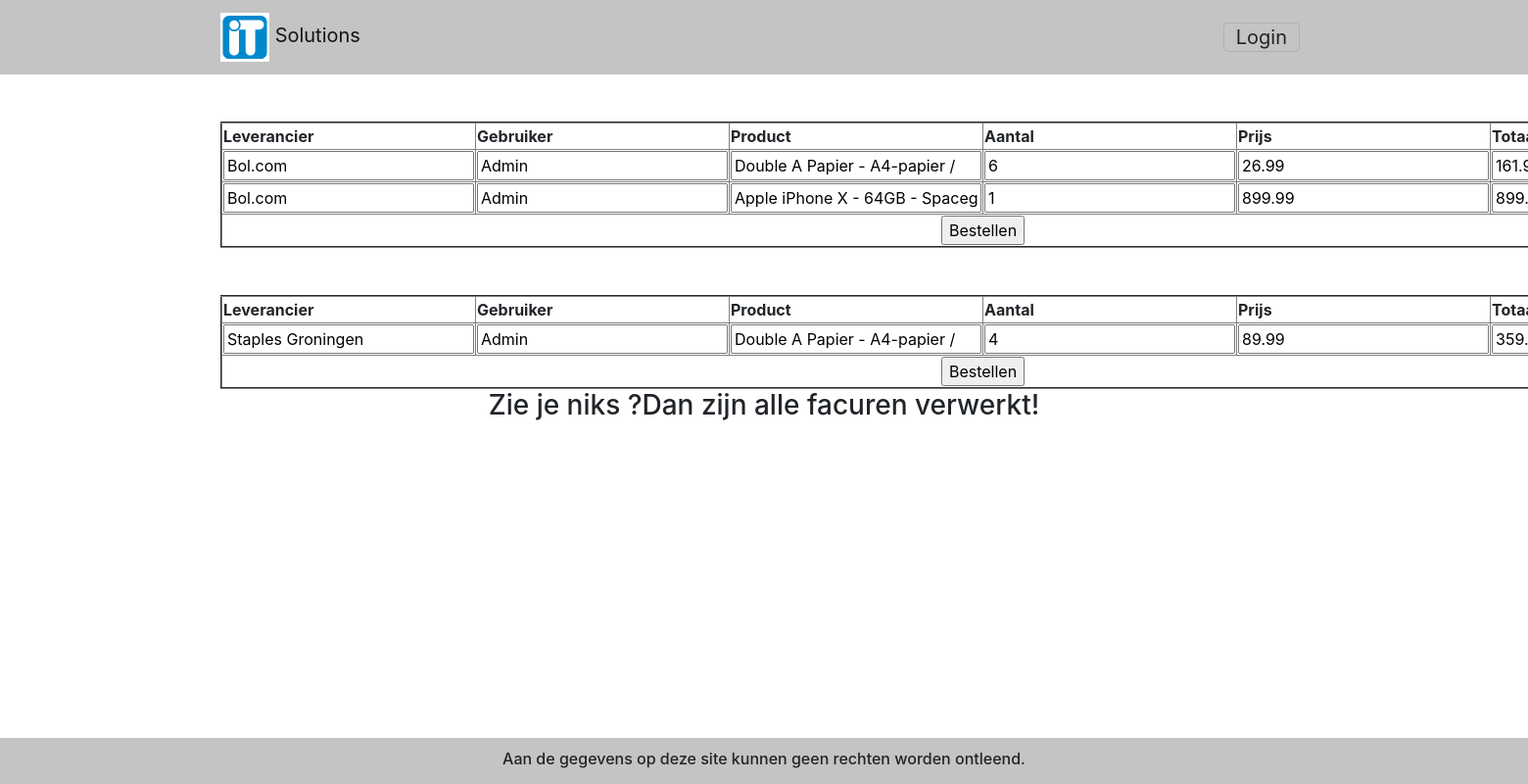
The page /buyer.php?ID=18 on the database its author committed.
### tables this page shows
CREATE TABLE `productenbesteld` (
  `BestellingID` int(11) NOT NULL,
  `ProductID` int(11) NOT NULL,
  `Aantal` int(11) NOT NULL
);

CREATE TABLE `leveranciers` (
  `LeverancierID` int(11) NOT NULL,
  `Naam` varchar(30) NOT NULL,
  `Huisnummer` int(11) NOT NULL,
  `PostCode` varchar(6) NOT NULL,
  `Land` varchar(30) DEFAULT NULL,
  `Straatnaam` varchar(50) DEFAULT NULL,
  `Telefoon` int(10) NOT NULL,
  `email` varchar(100) NOT NULL,
  `toevoeging` varchar(10) DEFAULT NULL,
  `Act` tinyint(1) NOT NULL
);

CREATE TABLE `gebruiker` (
  `idGebruiker` int(11) NOT NULL,
  `AfdCode` varchar(3) NOT NULL,
  `Naam` varchar(45) NOT NULL,
  `Wachtwoord` varchar(45) NOT NULL,
  `Rol` int(11) NOT NULL,
  `Email` varchar(45) DEFAULT NULL,
  `Telefoonnummer` int(11) DEFAULT NULL
);

CREATE TABLE `producten` (
  `ProductID` int(11) NOT NULL,
  `Naam` varchar(30) NOT NULL,
  `Prijs` float NOT NULL,
  `Omschrijving` text NOT NULL,
  `Act` tinyint(1) NOT NULL,
  `LeveranciersID` int(11) NOT NULL
);

### Query.php (called while the page is built, shortened)
<?php
function getFactuur($ID)
{
	include 'db.php';
	$query = "SELECT `ProductID` AS 'ID' FROM `producten` where `LeveranciersID` IN (SELECT `LeverancierID` FROM factuur WHERE `OderID` =".$ID.");";
	$result = mysqli_query($db, $query);
	$x=array();
	return $x;
}
?>

### buyer.php (the view)
<?php
include 'menu.php';
include 'db.php';
include'Query.php';
if(isset($_GET['ID'])){$BID = $_GET['ID'];}
$text="";
?>
<div class="container mt-2">
	<?php
	if(isset($_GET['LID'])){
	$query = "SELECT `leveranciers`.`LeverancierID` AS 'ID'
  FROM `productenbesteld` JOIN `producten` ON `productenbesteld`.`ProductID` = `producten`.`ProductID` JOIN `leveranciers` ON `leveranciers`.`LeverancierID` = `producten`.`LeveranciersID` JOIN `bestelling` on `bestelling`.`BestellingID` = `productenbesteld`.`BestellingID`
  WHERE `productenbesteld`.`ProductID` in (select `ProductID` FROM `productenbesteld` where `BestellingID` = ".$BID.") AND `productenbesteld`.`BestellingID` = ".$BID." AND `producten`.`LeveranciersID` =".$_GET['LID'].";";
  $result = mysqli_query($db, $query);
	if (mysqli_num_rows($result) > 0) {
	while($row = mysqli_fetch_assoc($result)) {
		insertQuery(" INSERT INTO `factuur` (`OderID`,`Status`,`leverancierID`) VALUES (".$BID.",'Nieuw',".$row['ID'].");");
	}}
	echo "<h1 align=\"center\">De producten bij ".$_GET['LN']." zijn besteld!</h1>";
	$a = "<a align=\"center\" href=\"".htmlspecialchars($_SERVER["PHP_SELF"])."?ID=".$BID."\">Terug</a>";
		echo $a;
		$body = "Er is een nieuwe factuur binnen gekomen.<br/><a href ="*"> Aanvraag behandelen </a>";
		SendPM(6, $_SESSION['ID'],FALSE,'Nieuw factuur binnen gekregen',$body);
	}
	else
	{
		$query = "
		SELECT `productenbesteld`.`ProductID` AS 'ProductID', `producten`.`Prijs` AS Prijs,`producten`.`Naam` AS 'Naam', `productenbesteld`.`Aantal` AS 'Aantal', (`producten`.`Prijs` * `productenbesteld`.`Aantal`)  AS `Totaal`,
		`leveranciers`.`Naam` AS 'LNAAM', `leveranciers`.`LeverancierID` AS 'LID' , `bestelling`.`GebruikerID` AS 'GID', `gebruiker`.`Naam` as 'gnaam'
		FROM `productenbesteld` JOIN `producten` ON `productenbesteld`.`ProductID` = `producten`.`ProductID`
		JOIN `leveranciers` ON `leveranciers`.`LeverancierID` = `producten`.`LeveranciersID`
		JOIN `bestelling` on `bestelling`.`BestellingID` = `productenbesteld`.`BestellingID`
		JOIN `gebruiker` on `bestelling`.`GebruikerID` = `gebruiker`.`idGebruiker`
		WHERE `productenbesteld`.`ProductID` in (select `ProductID` FROM `productenbesteld` where `BestellingID` = ".$BID.") AND `productenbesteld`.`BestellingID` = ".$BID.";";
		$XYZ=0;
		$result = mysqli_query($db, $query);
		While($row = mysqli_fetch_assoc($result))
		{
			if(in_array($row['ProductID'],getFactuur($BID))==FALSE){
			$fgid = $row["gnaam"];
			$fleveranciernaam = $row["LNAAM"];
			$flid = $row["LID"];
			$fproduct = $row["Naam"];
			$faantal = $row["Aantal"];
			$fprijs  = $row["Prijs"];
			$ftotaal = $row["Totaal"];
			if($flid==$XYZ){
				$text .="
				<tr><td>
				<input name=\"lnaam\" value=\"". $fleveranciernaam."\" readonly></td>
				<td><input name=\"gebruiker\" value=\"".$fgid."\" readonly></td>
				<td><input name=\"product\" value=\"". $fproduct."\" readonly></td>
				<td><input name=\"aantal\" value=\"". $faantal."\" readonly></td>
				<td><input name=\"prijs\" value=\"". $fprijs."\" readonly></td>
				<td><input name=\"totaal\" value=\"".round($ftotaal,2)."\" readonly></td>
				</tr>";
			}elseif($XYZ==0){
				$text .="
				<table class=\"mt-5\" align=\"center\" border=\"2px\">
				<tr><th>Leverancier</th><th>Gebruiker</th><th>Product</th><th>Aantal</th><th>Prijs</th><th>Totaal</th></tr>
				<form method=\"post\" action=\"". htmlspecialchars($_SERVER["PHP_SELF"]."?ID=".$BID."&LID=".$flid."&LN=".$fleveranciernaam)."\" align=\"center\">
				<tr><td>
				<input name=\"lnaam\" value=\"". $fleveranciernaam."\" readonly></td>
				<td><input name=\"gebruiker\" value=\"".$fgid."\" readonly></td>
				<td><input name=\"product\" value=\"". $fproduct."\" readonly></td>
				<td><input name=\"aantal\" value=\"". $faantal."\" readonly></td>
				<td><input name=\"prijs\" value=\"". $fprijs."\" readonly></td>
				<td><input name=\"totaal\" value=\"". round($ftotaal,2)."\" readonly></td>
				</tr>";
				$XYZ=$flid;
			}
			elseif($XYZ!=$flid){
				$XYZ=0;
				$text .="
				<tr><td colspan=\"6\" align=\"center\">
				<input align=\"center\" type=\"submit\" name=\"submit\" value=\"Bestellen\" ></td></tr>
				</form>
				</table>
				<table class=\"mt-5\" align=\"center\" border=\"2px\">
				<tr><th>Leverancier</th><th>Gebruiker</th><th>Product</th><th>Aantal</th><th>Prijs</th><th>Totaal</th></tr>
				<form method=\"post\" action=\"". htmlspecialchars($_SERVER["PHP_SELF"]."?ID=".$BID."&LID=".$flid."&LN=".$fleveranciernaam)."\" align=\"center\">
				<tr><td>
				<input name=\"lnaam\" value=\"". $fleveranciernaam."\" readonly></td>
				<td><input name=\"gebruiker\" value=\"".$fgid."\" readonly></td>
				<td><input name=\"product\" value=\"". $fproduct."\" readonly></td>
				<td><input name=\"aantal\" value=\"". $faantal."\" readonly></td>
				<td><input name=\"prijs\" value=\"". $fprijs."\" readonly></td>
				<td><input name=\"totaal\" value=\"". round($ftotaal,2)."\" readonly></td>
				</tr>";
			}}
		}
				$text .="<tr><td colspan=\"6\" align=\"center\"><input align=\"center\" type=\"submit\" name=\"submit\" value=\"Bestellen\" ></td></tr></form></table>";
				print_r($text);
	}
	?>
	<h3 align="center">Zie je niks ?Dan zijn alle facuren verwerkt!</h3>
</div>
</html>

### menu.php (shortened to what this page needs)
<?php
$LogSucses = false;
?>
<!DOCTYPE html>
<html lang="en">
<head>
  <link rel="stylesheet" href="css/bootstrap.min.css">
</head>
<body>
	<nav class="navbar navbar-light sticky-top" style="background-color: #c4c4c4">
		<div class="container">
			<a class="navbar-brand" href="mindex.php"><img src="img/logo.svg" alt="Logosvg" style="width: 50px;"> Solutions</a>
			<?php if(!$LogSucses){ ?>
			<div class="navbar-nav ml-auto mr-2">
				<a class="navbar-toggler btn-outline-secondary"
					data-toggle="collapse" data-target="#myLogin"
					aria-controls="myLogin" aria-expanded="false" aria-label="Toggle navigation">Login</a>
			</div>
			<?php } ?>
		</div>
	</nav>
	<nav class="navbar navbar-light fixed-bottom mt-1 " style="background-color: #c4c4c4">
		<div class="container">
			<h6 class="mt-1 mb-2 ml-auto mr-auto">Aan de gegevens op deze site kunnen geen rechten worden ontleend.</h6>
		</div>
	</nav>
</body>
</html>

### rows shown on the page
productenbesteld: lnaam "Bol.com", gebruiker "Admin", product "Double A Papier - A4-papier /", aantal "6", prijs "26.99", totaal "161.94"
productenbesteld: lnaam "Bol.com", gebruiker "Admin", product "Apple iPhone X - 64GB - Spaceg", aantal "1", prijs "899.99", totaal "899.99"
productenbesteld: lnaam "Staples Groningen", gebruiker "Admin", product "Double A Papier - A4-papier /", aantal "4", prijs "89.99", totaal "359.96"
